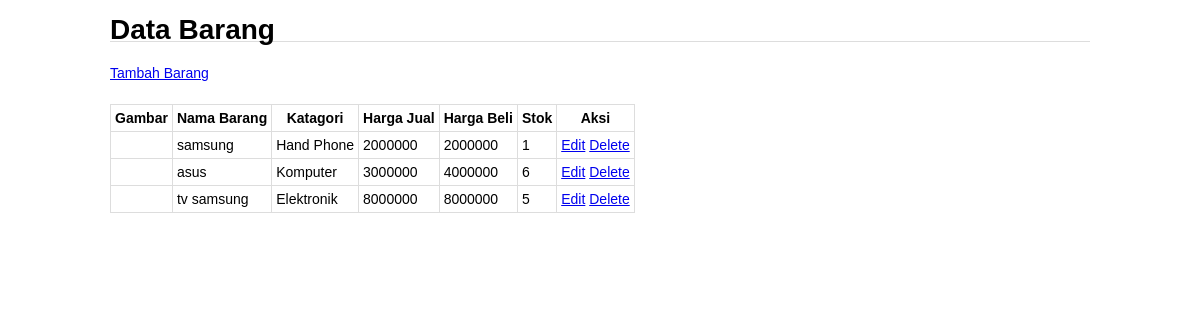
The app's page /php_mysql/index.php with its own data.
### tables this page shows
CREATE TABLE `data_barang` (
  `id_barang` int(10) NOT NULL,
  `kategori` varchar(30) DEFAULT NULL,
  `nama` varchar(30) DEFAULT NULL,
  `gambar` varchar(100) DEFAULT NULL,
  `harga_beli` decimal(10,0) DEFAULT NULL,
  `harga_jual` decimal(10,0) DEFAULT NULL,
  `stok` int(4) DEFAULT NULL
);

### php_mysql/index.php (the view, shortened to what this page needs)
	<?php
	include_once 'koneksi.php';
	$sql = 'SELECT * FROM data_barang';
	$result = mysqli_query($conn, $sql);
	include_once 'header.php';
	echo '<a href="tambah_barang.php">Tambah Barang</a>';
	if ($result):
	?>
	<table>
	<tr>
	<th>Gambar</th>
	<th>Nama Barang</th>
	<th>Katagori</th>
	<th>Harga Jual</th>
	<th>Harga Beli</th>
	<th>Stok</th>
	<th>Aksi</th>
	</tr>
	<?php while($row = mysqli_fetch_array($result)): ?>
	<tr>
	<td><?php echo "<img src=\"{$row['gambar']}\" />";?></td>
	<td><?php echo $row['nama'];?></td>
	<td><?php echo $row['kategori'];?></td>
	<td><?php echo $row['harga_jual'];?></td>
	<td><?php echo $row['harga_beli'];?></td>
	<td><?php echo $row['stok'];?></td>
	<td>
	<a href="edit_barang.php?id=<?php echo $row['id_barang'];?>">Edit</a>
	<a href="hapus_barang.php?id=<?php
echo $row['id_barang'];?>">Delete</a>
	</td>
	</tr>
	<?php endwhile; ?>
	</table>
	<?php
	endif;
	include_once 'footer.php';
		?>

### php_mysql/header.php (shortened to what this page needs)
<!DOCTYPE html>
<html>
<head>
<link href="style.css" rel="stylesheet" type="text/css" />
</head>
<body>
<div class="container">
<h1>Data Barang</h1>
<div class="main">

### php_mysql/footer.php
</div>
</div>
</body>
</html>

### php_mysql/style.css (style rules this page uses)
body { font-family:arial; font-size:14px; line-height:22px; }
.container { width:980px; margin:0 auto; }
h1 { border-bottom:1px solid #ddd; margin-bottom:20px; }
table { border-collapse:collapse; border-spacing:0; margin:20px 0; }
table th, table td { padding: 2px 4px; border:1px solid #ddd; }

### records on screen
data_barang: nama "samsung", kategori "Hand Phone", harga_jual "2000000", harga_beli "2000000", stok "1"
data_barang: nama "asus", kategori "Komputer", harga_jual "3000000", harga_beli "4000000", stok "6"
data_barang: nama "tv samsung", kategori "Elektronik", harga_jual "8000000", harga_beli "8000000", stok "5"
